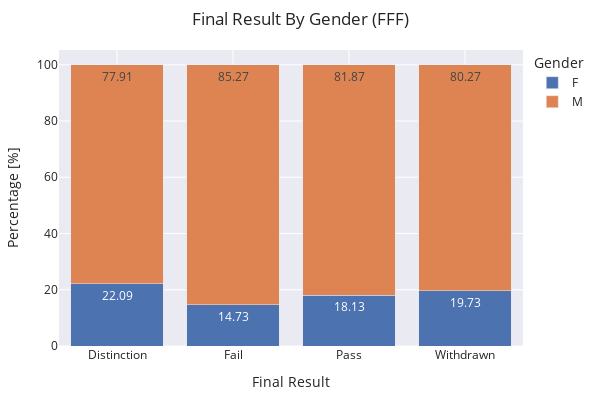

The notebook cell saved with this chart:
### Code cell
df = df_studentInfo_FFF.groupby(['gender', 'final_result']).agg({'id_student':'count'}).reset_index()

df['Percentage'] = df.apply(lambda x:  round(100 * (x['id_student'] / df[df['final_result'] == x['final_result']]['id_student'].sum()),2), axis=1)

fig = px.bar(df, x="final_result", y="Percentage", text="Percentage", color="gender",
            hover_data=['Percentage'], barmode = 'stack', template="seaborn")

fig.update_layout(
    margin=dict(l=20, r=50, t=50, b=20),
    title = 'Final Result By Gender (FFF)',
    xaxis_title="Final Result",
    yaxis_title="Percentage [%]",
    legend_title="Gender",
    width=600,
    height=400,
    uniformtext_minsize=10,
    uniformtext_mode='hide',
)
fig.show()

### Figure 1 — Plotly figure (JSON) as saved in the notebook; plotly's stock layout.template omitted (floating-point values rounded to 4 significant figures)
{"data": [{"hovertemplate": "gender=F<br>final_result=%{x}<br>Percentage=%{text}<extra></extra>", "legendgroup": "F", "marker": {"color": "rgb(76,114,176)", "pattern": {"shape": ""}}, "name": "F", "orientation": "v", "showlegend": true, "text": [22.09, 14.73, 18.13, 19.73], "textposition": "auto", "type": "bar", "x": ["Distinction", "Fail", "Pass", "Withdrawn"], "xaxis": "x", "y": [22.09, 14.73, 18.13, 19.73], "yaxis": "y"}, {"hovertemplate": "gender=M<br>final_result=%{x}<br>Percentage=%{text}<extra></extra>", "legendgroup": "M", "marker": {"color": "rgb(221,132,82)", "pattern": {"shape": ""}}, "name": "M", "orientation": "v", "showlegend": true, "text": [77.91, 85.27, 81.87, 80.27], "textposition": "auto", "type": "bar", "x": ["Distinction", "Fail", "Pass", "Withdrawn"], "xaxis": "x", "y": [77.91, 85.27, 81.87, 80.27], "yaxis": "y"}], "layout": {"barmode": "stack", "height": 400, "legend": {"title": {"text": "Gender"}, "tracegroupgap": 0}, "margin": {"b": 20, "l": 20, "r": 50, "t": 50}, "title": {"text": "Final Result By Gender (FFF)"}, "uniformtext": {"minsize": 10, "mode": "hide"}, "width": 600, "xaxis": {"anchor": "y", "domain": [0, 1], "title": {"text": "Final Result"}}, "yaxis": {"anchor": "x", "domain": [0, 1], "title": {"text": "Percentage [%]"}}}}
